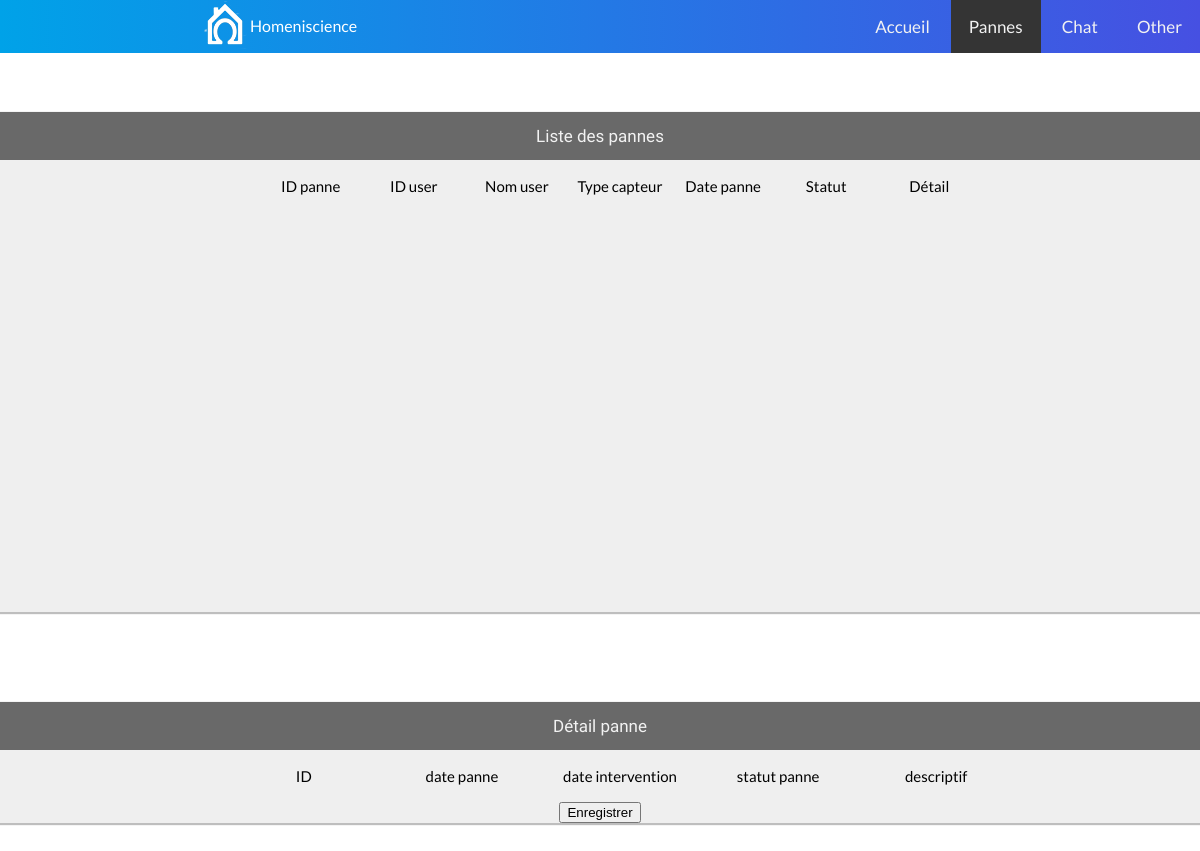
The app's page /support/panne/index.php, older data.
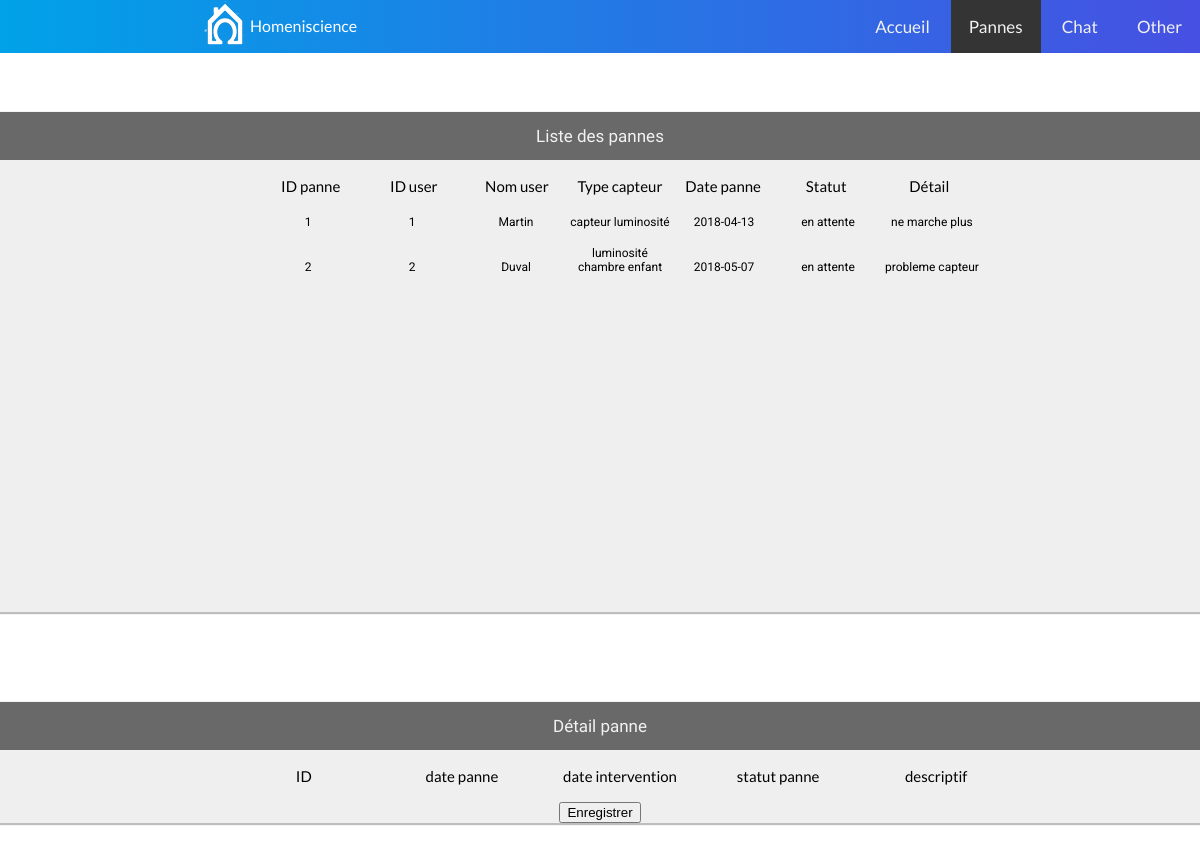
The same page, newer data.
### tables this page shows
CREATE TABLE `panne` (
  `ID` int(11) NOT NULL,
  `ID_equipement` int(11) NOT NULL,
  `ID_type_statut` int(11) NOT NULL,
  `date_panne` date NOT NULL,
  `date_intervention` date NOT NULL,
  `descriptif_panne` varchar(8000) NOT NULL
);

CREATE TABLE `utilisateur` (
  `ID` int(11) NOT NULL,
  `ID_domicile` int(11) NOT NULL,
  `email` varchar(50) NOT NULL,
  `mot_de_passe` varchar(50) NOT NULL,
  `nom` varchar(50) NOT NULL,
  `prenom` varchar(50) NOT NULL,
  `adresse` varchar(50) NOT NULL,
  `numero_fixe` varchar(50) NOT NULL,
  `numero_mobile` varchar(50) NOT NULL,
  `ID_type_utilisateur` int(11) NOT NULL,
  `ID_langue` int(11) NOT NULL,
  `image` varchar(50) NOT NULL,
  `ID_theme` int(11) NOT NULL,
  `ID_mode_paiement` int(11) NOT NULL
);

CREATE TABLE `domicile` (
  `ID` int(11) NOT NULL,
  `ID_utilisateur_principal` int(11) NOT NULL,
  `nom` varchar(50) NOT NULL,
  `nombre_pieces` int(11) NOT NULL,
  `superficie` int(11) NOT NULL,
  `ID_type_habitation` int(11) NOT NULL,
  `numero_habitation` char(5) NOT NULL,
  `rue` varchar(50) NOT NULL,
  `code_postal` char(5) NOT NULL,
  `pays` varchar(50) NOT NULL,
  `ID_confidentialite` int(11) NOT NULL,
  `ID_gestionnaire` int(11) NOT NULL
);

CREATE TABLE `equipement` (
  `ID` int(11) NOT NULL,
  `ID_piece` int(11) NOT NULL,
  `nom` varchar(50) NOT NULL,
  `ID_type_equipement` int(11) NOT NULL
);

CREATE TABLE `type_statut` (
  `ID` int(11) NOT NULL,
  `nom_type` varchar(50) NOT NULL
);

### support/panne/index.php (called while the page is built, shortened)
<?php
require('support_modele.php');
try {
  $reponse = afficherPannes();
  $detailsType = afficherTypes();
  require('support_vue.php');
}catch (Exception $e) {
  echo 'Erreur : '.$e->getMessage();
}
?>

### support/panne/support_modele.php (called while the page is built, shortened)
<?php
try {
  $bdd = new PDO('mysql:host=localhost;dbname=homeniscience;charset=utf8', 'root', '');
} catch (Exception $e) {
  die('Erreur : '.$e->getMessage());
}
function afficherPannes() {
  global $bdd;
  $reponse = $bdd->query('SELECT *,
    equipement.nom AS nom_equipement,
    utilisateur.nom AS nom_utilisateur
    FROM panne
    INNER JOIN type_statut ON panne.ID_type_statut = type_statut.ID
    INNER JOIN equipement ON panne.ID_equipement = equipement.ID
    INNER JOIN piece ON equipement.ID_piece = piece.ID
    INNER JOIN domicile ON piece.ID_domicile = domicile.ID
    INNER JOIN utilisateur on domicile.ID_utilisateur_principal = utilisateur.ID');
    return $reponse;
  }
    function afficherTypes() {
      global $bdd;
      $reponse = $bdd->query('SELECT * FROM type_statut');
      return $reponse;
    }
    ?>

### support/panne/support_vue.php (the view, shortened to what this page needs)
<!DOCTYPE html>
<html>
<head>
  <link rel="stylesheet" href="/homeniscience/page/support/panne/support.css">
</head>
<?php require('../header2.php'); ?>
<br>
<body>
  <div class="container">
    <div class="column">
      <article class="main">
        <a class="probleme">Liste des pannes</a>
        <ul class="liste">
          <li>ID panne</li>
          <li>ID user</li>
          <li>Nom user</li>
          <li>Type capteur</li>
          <li>Date panne</li>
          <li>Statut</li>
          <li>Détail</li>
        </ul>
        <?php
        while ($donnees = $reponse->fetch()) {
          echo '<a href="/homeniscience/page/support/panne/index/'.$donnees['ID'].'#detail">';
          echo '<ul class="listepanne">';
          echo '<li>'.$donnees['ID'].'</li> ';
          echo '<li>'.$donnees['ID_utilisateur_principal'].'</li> ';
          echo '<li>'.$donnees['nom_utilisateur'].'</li> ';
          echo '<li>'.$donnees['nom_equipement'].'</li> ';
          echo '<li>'.$donnees['date_panne'].'</li> ';
          echo '<li>'.$donnees['nom_type'].'</li> ';
          echo '<li>'.$donnees['descriptif_panne'].'</li> ';
          echo '</ul>';
          echo '</a>';
        }
        ?>
      </article>
    </div>
  </div>
  <div class="container">
    <div class="column">
      <article id="detail">
        <a class="probleme" href="#">Détail panne</a>
        <ul class="listeDetail">
          <li>ID</li>
          <li>date panne</li>
          <li>date intervention</li>
          <li>statut panne</li>
          <li>descriptif</li>
        </ul>
        <form class="" action="/homeniscience/page/support/panne/form_edit_pannes.php" method="post">
          <input type="submit" name="" value="Enregistrer">
        </form>
      </article>
    </div>
  </div>
</body>
</html>

Row changes from the older to the newer data that the page shows:
added panne: utilisateur.ID "1", domicile.ID_utilisateur_principal "1", utilisateur.nom "Martin", ID_equipement.nom "capteur luminosité", date_panne "2018-04-13", ID_type_statut.nom_type "en attente", descriptif_panne "ne marche plus"
added panne: utilisateur.ID "2", domicile.ID_utilisateur_principal "2", utilisateur.nom "Duval", ID_equipement.nom "luminosité chambre enfant", date_panne "2018-05-07", ID_type_statut.nom_type "en attente", descriptif_panne "probleme capteur"
